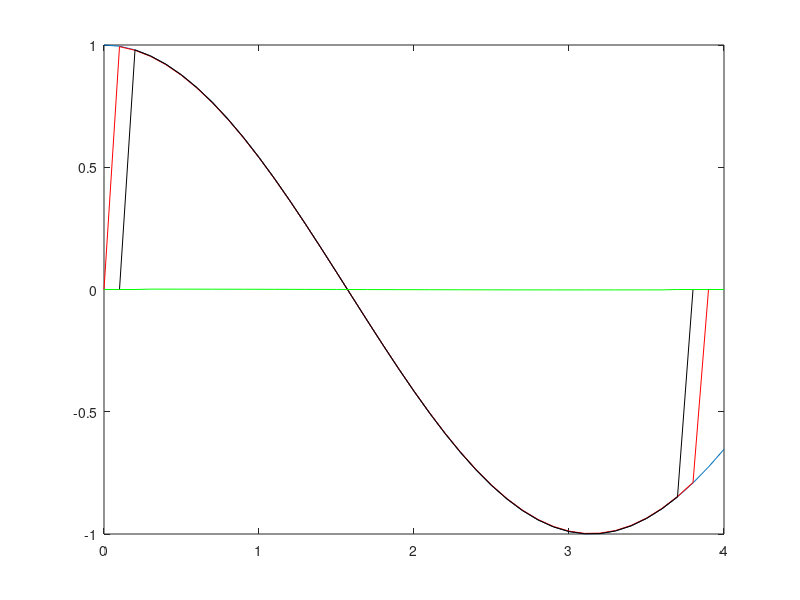

Reproduce this figure in MATLAB.
clear;
clc;
close all;

dx = 0.1;
N  = 40;
x  = (0:N)*dx;
y  = sin(x);
z1 = cos(x); %1st order derivative
z2 =-sin(x); %2nd order devivative

s2 = x.*0;
s4 = x.*0;
s6 = x.*0;

c21 =  1.0/2;
c41 =  4.0/6;
c42 = -1.0/12;
c61 = 1.0/4;
c62 = -3.0/20;
c63 = 1.0/60;

for i = 2:N-1
    s2(i) = c21*( y(i+1) - y(i-1) );
end
s2 = s2./dx;
for i = 3:N-2
    s4(i) = c41*( y(i+1) - y(i-1) ) + c42*( y(i+2) - y(i-2) );
end
s4 = s4./dx;
for i = 4:N-3
    s6(i) = c61*( y(i+1) - y(i-1) ) + c62*( y(i+2) - y(i-2) ) + c63*( y(i+3) - y(i-3) );
end
s6 = s6./dx;

plot(x,z1);
hold on;
plot(x,s2,'r')
plot(x,s4,'k')
plot(x,s6,'g')



